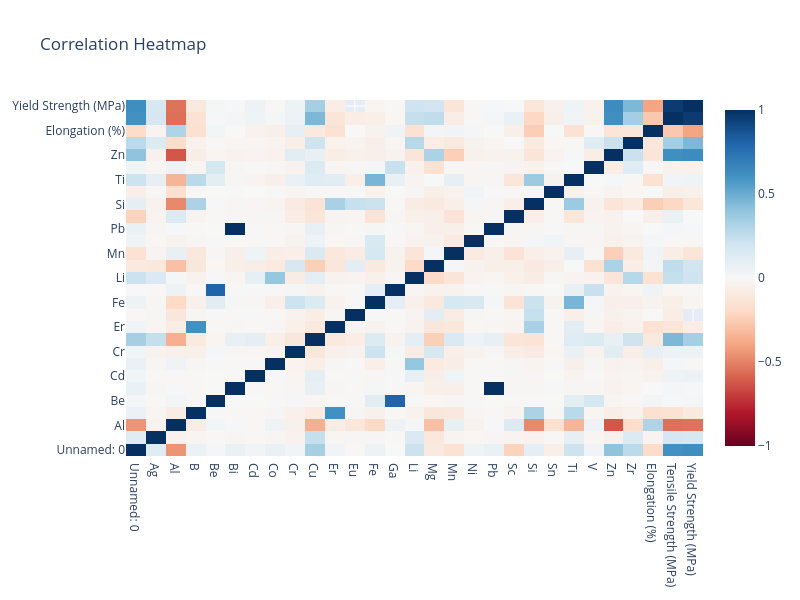

Source (notebook cell):
### Markdown cell above
## 4. Correlation Analysis

Let's examine the relationships between numerical variables using a correlation matrix and heatmap.

### Code cell
# Calculate correlation matrix
correlation_matrix = df[numerical_cols].corr()

# Create correlation heatmap using plotly
fig = go.Figure(data=go.Heatmap(
    z=correlation_matrix,
    x=numerical_cols,
    y=numerical_cols,
    colorscale='RdBu',
    zmid=0,
))

fig.update_layout(
    title='Correlation Heatmap',
    height=600,
    width=800,
)

fig.show()

# Print strong correlations (absolute value > 0.5)
print("\nStrong correlations (|correlation| > 0.5):")
for i in range(len(numerical_cols)):
    for j in range(i+1, len(numerical_cols)):
        corr = correlation_matrix.iloc[i, j]
        if abs(corr) > 0.5:
            print(f"{numerical_cols[i]} vs {numerical_cols[j]}: {corr:.3f}")

### Figure 1 — Plotly figure (JSON) as saved in the notebook; plotly's stock layout.template omitted (floating-point values rounded to 4 significant figures; data arrays with more than 128 entries replaced by an {"elided": "..."} marker saying what was removed)
{"data": [{"colorscale": [[0, "rgb(103,0,31)"], [0.1, "rgb(178,24,43)"], [0.2, "rgb(214,96,77)"], [0.3, "rgb(244,165,130)"], [0.4, "rgb(253,219,199)"], [0.5, "rgb(247,247,247)"], [0.6, "rgb(209,229,240)"], [0.7, "rgb(146,197,222)"], [0.8, "rgb(67,147,195)"], [0.9, "rgb(33,102,172)"], [1, "rgb(5,48,97)"]], "type": "heatmap", "x": ["Unnamed: 0", "Ag", "Al", "B", "Be", "Bi", "Cd", "Co", "Cr", "Cu", "Er", "Eu", "Fe", "Ga", "Li", "Mg", "Mn", "Ni", "Pb", "Sc", "Si", "Sn", "Ti", "V", "Zn", "Zr", "Elongation (%)", "Tensile Strength (MPa)", "Yield Strength (MPa)"], "y": ["Unnamed: 0", "Ag", "Al", "B", "Be", "Bi", "Cd", "Co", "Cr", "Cu", "Er", "Eu", "Fe", "Ga", "Li", "Mg", "Mn", "Ni", "Pb", "Sc", "Si", "Sn", "Ti", "V", "Zn", "Zr", "Elongation (%)", "Tensile Strength (MPa)", "Yield Strength (MPa)"], "z": {"elided": "29x29 float values"}, "zmid": 0}], "layout": {"height": 600, "title": {"text": "Correlation Heatmap"}, "width": 800}}
